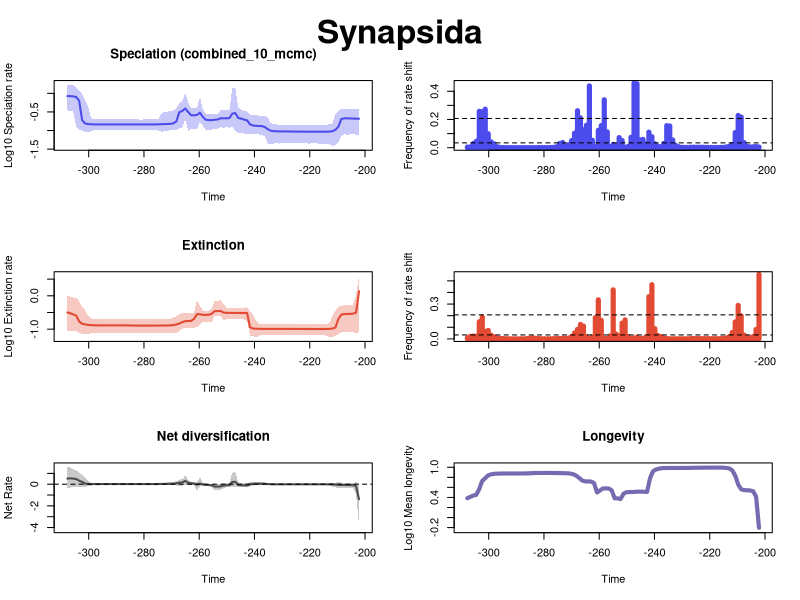

Here is the R script that generated this plot:


pdf(file='C:/Users/SimoesLabAdmin/Documents/BDNN_Arielli/synapsida/pyrate_mcmc_logs/Log_RTT_plots.pdf',width=10, height=15)
par(mfrow=c(3,2), oma=c(0,0,2,0))
library(scales)

time=c(-202.15980177, -203.22606131000003,-204.29232085,-205.35858039,-206.42483993000002,-207.49109947,-208.55735901000003,-209.62361855,-210.68987809000004,-211.75613763,-212.82239717,-213.88865671000002,-214.95491625,-216.02117579000003,-217.08743533,-218.15369487000004,-219.21995441,-220.28621395,-221.35247349000002,-222.41873303,-223.48499257000003,-224.55125211,-225.61751165000004,-226.68377119000002,-227.75003073,-228.81629027000002,-229.88254981,-230.94880935000003,-232.01506889,-233.08132842999999,-234.14758797000002,-235.21384751,-236.28010705000003,-237.34636659,-238.41262613000004,-239.47888567,-240.54514521,-241.61140475000002,-242.67766429,-243.74392383000003,-244.81018337,-245.87644291000004,-246.94270245,-248.00896199,-249.07522153000002,-250.14148107,-251.20774061000003,-252.27400015,-253.34025969000004,-254.40651923000001,-255.47277877,-256.53903831,-257.60529785,-258.67155739000003,-259.73781693,-260.80407647,-261.87033601,-262.93659555,-264.00285509,-265.06911463,-266.13537417000003,-267.20163371,-268.26789325,-269.33415279,-270.40041233,-271.46667186999997,-272.53293141,-273.59919095000004,-274.66545049,-275.73171003,-276.79796957,-277.86422911,-278.93048865,-279.99674819,-281.06300773000004,-282.12926727,-283.19552681,-284.26178635,-285.32804589,-286.39430543,-287.46056497,-288.52682451000004,-289.59308405,-290.65934359,-291.72560313,-292.79186267,-293.85812221,-294.92438175,-295.99064129000004,-297.05690083,-298.12316037,-299.18941991,-300.25567945,-301.32193899,-302.38819853,-303.45445807000004,-304.52071761,-305.58697715,-306.65323669,-307.71949623)
rate=c(0.20822441559560245, 0.20794884723918333,0.21043817768754605,0.2119747725652627,0.21299936262242727,0.2132298442677995,0.20442402204162635,0.1271323669724832,0.10497321886138578,0.09605888183554884,0.09413482212510854,0.09344832041402634,0.09311239105946303,0.09302328766800749,0.09298587387152468,0.09300968811410232,0.09302091416486222,0.09309623597598732,0.09321566789360533,0.09334461299643511,0.09355492612320343,0.09375499136241822,0.09400846715341654,0.0943002046814388,0.09460226002812139,0.09471594311757343,0.0948100490682803,0.09496293536436173,0.09535243463288892,0.09631167124353968,0.0992047317627894,0.10881881069855559,0.12453156594280505,0.13161983957816162,0.13268605068383615,0.13388912825777777,0.13659523176435137,0.1468171365872526,0.18852880102629893,0.19618527320519352,0.20998210597746705,0.21763467026342348,0.29392579919740625,0.2862008953141919,0.21598636775076557,0.21369366027272796,0.21335833004618815,0.21282089179144026,0.19846268358623187,0.19494311800529496,0.19050180703004876,0.19058056836706663,0.19457858240206233,0.23150289450390493,0.30217054022738793,0.2626101989525242,0.25688343289623516,0.25845645576655485,0.3149331918053042,0.3924244355169111,0.3350396139109851,0.3115232011752863,0.1766070417902445,0.1561822735334894,0.15188026143705413,0.14967084176722895,0.14912624425674134,0.1485566465231813,0.14691278837037303,0.1462113223099859,0.14605557042325273,0.14597425262800007,0.14594275257895847,0.14592987940698865,0.14593708971935088,0.14598006441539413,0.14602707091400574,0.14604406846810386,0.1460375374325512,0.14603766034684185,0.14603561102616047,0.14603229700556214,0.14602791217694827,0.14602086893610833,0.1460076147251479,0.145990377487413,0.1459926814198269,0.14600949654956147,0.14604642031484316,0.14613665895679842,0.14644328666476603,0.14764786942403696,0.14924337643711233,0.15515554132896847,0.19177208037537014,0.6277015176299083,0.797083500529129,0.8249169564882464,0.8434821959839738,0.8444424658967868)
minHPD=c(0.07647106724071959, 0.07734142804423534,0.07942828986939562,0.07851966021047276,0.07809769160366754,0.07894676263026473,0.07274799504413572,0.048223503200615796,0.04049257426296967,0.03843835424369932,0.043297531482651336,0.04400217904443545,0.04394932070375,0.04467954446595121,0.04487904908841995,0.04514545711772151,0.04494700014326096,0.044807159323282435,0.04494700014326096,0.04494190654018587,0.044944757980208944,0.04553666781656226,0.04553666781656226,0.04486019594600744,0.045634049476286395,0.04538435927079513,0.045076464703735636,0.044798501892353564,0.04594020400781118,0.04487293195448113,0.042139381151221324,0.045628403251335756,0.06935921200752043,0.07631028731311111,0.07829939718829243,0.07891572188275385,0.078942017690489,0.08001408549409972,0.07903238209511816,0.0823954103680885,0.0886488083432593,0.08699415708545302,0.09774861254618802,0.12864142029923623,0.12042158152270561,0.12116530996282314,0.12041613034584629,0.12114978081850361,0.11190807292306057,0.11330774249538776,0.1064672759010882,0.1059390766809854,0.10047368366849263,0.13706416609727998,0.17131573266029895,0.1109549041443273,0.11147691475425714,0.1110357778242096,0.09657461988431283,0.21118074076295568,0.12066398077181711,0.11604891311368051,0.10367159804679568,0.10367805446336585,0.10133961684066378,0.09870882468999663,0.09768882263759544,0.09149789724363169,0.09922198011791841,0.10193754414935778,0.10253927801407205,0.10134148356465882,0.10159578284086826,0.1017293953451874,0.10175165734803149,0.10209840634284183,0.10229972444710254,0.10238461838553488,0.10239904810739098,0.10238461838553488,0.10236084702839353,0.10233085713482162,0.10229866004749863,0.1022167887256646,0.10209840634284183,0.10193754414935778,0.10170573320929505,0.10261333054740479,0.10251443230185399,0.10175165734803149,0.10123408346474325,0.09561025229526475,0.08956179300333189,0.09146747530344959,0.09915866576649017,0.10570295592324201,0.12823489960591872,0.3292412171621953,0.3381219399298795,0.34718292261865946)
maxHPD=c(0.3794781254648623, 0.37704756310050314,0.3767657104407643,0.37674561170789117,0.3793966358580818,0.3845966992472076,0.3869129592897176,0.3441177436921464,0.2709755091894728,0.15635063349181852,0.1465852879757538,0.14377450393943952,0.14209620427361466,0.14232118813697142,0.14209620427361466,0.14212850997184873,0.14176637057618988,0.14137569107019435,0.14137569107019435,0.14133521727840082,0.14137569107019435,0.14210911253116265,0.14236950095355863,0.14209620427361466,0.14323802698710938,0.14323802698710938,0.14328852926286736,0.1434165556914538,0.14555342175142355,0.14772138764423112,0.16029901143417066,0.223432804219348,0.25195883947324965,0.2519937957995243,0.25368055134618944,0.25436862518819064,0.2551746381829326,0.2628928710076454,0.32349298652810043,0.3334433375455118,0.36645500452837854,0.41195658290679216,1.4077230700370897,1.3760613895301992,0.36629965190462094,0.3502952081871137,0.34814382825986484,0.3480195653983722,0.2795960438429259,0.2733813355619992,0.2713082039909146,0.2715207340711895,0.2805759415710198,0.36808159149227565,0.7965847973011608,0.4038464274235254,0.3963891927414213,0.39685915167833535,0.5933835217753222,1.023169980958854,0.6219933884227894,0.5442434933405396,0.3992069423224342,0.3447554021979023,0.33240123346001216,0.3227185796188987,0.3162701699427049,0.29006693828835073,0.20895086879119984,0.20096895593210123,0.1999934446290643,0.19821389464761777,0.19821389464761777,0.19821389464761777,0.19806201537328122,0.1982074338169283,0.1982074338169283,0.19821389464761777,0.19821389464761777,0.19822523958335844,0.19822523958335844,0.19821389464761777,0.19821389464761777,0.19821389464761777,0.1982074338169283,0.1982325006347331,0.19821389464761777,0.19938007625384815,0.1996292224585705,0.19993310529523256,0.20254665115140952,0.22041487521381647,0.4459590151606513,0.6802496417411483,0.9527086662209635,1.1650730874449897,1.460066805337282,1.7068072146686428,1.69840726738352,1.7136491836899814)
remove_na = !is.na(rate)
time = time[remove_na]
plot(time,time,type = 'n', ylim = c(-1.460992705689577, 0.2753146035728405), xlim = c(-308.252626,-201.626672), ylab = 'Log10 Speciation rate', xlab = 'Time',main='Speciation (combined_10_mcmc)' )
polygon(c(time, rev(time)), c(log10(maxHPD[remove_na]), rev(log10(minHPD[remove_na]))), col = alpha('#4c4cec',0.3), border = NA)
lines(time,log10(rate[remove_na]), col = '#4c4cec', lwd=2)
mtext("Synapsida", outer = TRUE, line = -1.5, cex = 2, font = 2)
mids=c(-202.16518691919194, -203.24221675757576,-204.3192465959596,-205.39627643434343,-206.47330627272729,-207.5503361111111,-208.62736594949496,-209.7043957878788,-210.78142562626263,-211.85845546464648,-212.9354853030303,-214.01251514141416,-215.08954497979798,-216.16657481818183,-217.24360465656565,-218.3206344949495,-219.39766433333335,-220.47469417171718,-221.55172401010103,-222.62875384848485,-223.7057836868687,-224.78281352525252,-225.85984336363637,-226.9368732020202,-228.01390304040405,-229.0909328787879,-230.16796271717172,-231.24499255555557,-232.3220223939394,-233.39905223232324,-234.4760820707071,-235.55311190909092,-236.63014174747474,-237.7071715858586,-238.78420142424244,-239.86123126262626,-240.9382611010101,-242.01529093939394,-243.0923207777778,-244.16935061616164,-245.24638045454546,-246.32341029292928,-247.40044013131313,-248.47746996969698,-249.5544998080808,-250.63152964646466,-251.70855948484848,-252.78558932323233,-253.86261916161618,-254.939649,-256.0166788383838,-257.0937086767677,-258.1707385151515,-259.2477683535354,-260.3247981919192,-261.401828030303,-262.4788578686869,-263.5558877070707,-264.6329175454546,-265.7099473838384,-266.7869772222222,-267.86400706060607,-268.9410368989899,-270.0180667373737,-271.09509657575757,-272.1721264141414,-273.24915625252527,-274.3261860909091,-275.40321592929297,-276.48024576767676,-277.5572756060606,-278.63430544444446,-279.71133528282826,-280.7883651212121,-281.86539495959596,-282.9424247979798,-284.01945463636366,-285.0964844747475,-286.1735143131313,-287.25054415151516,-288.327573989899,-289.4046038282828,-290.48163366666665,-291.5586635050505,-292.63569334343435,-293.7127231818182,-294.78975302020206,-295.86678285858585,-296.9438126969697,-298.02084253535355,-299.09787237373735,-300.1749022121212,-301.25193205050505,-302.3289618888889,-303.40599172727275,-304.4830215656566,-305.5600514040404,-306.63708124242424,-307.7141110808081)
counts=c(0.00497752808988764, 0.009269662921348315,0.00649438202247191,0.006078651685393259,0.009696629213483146,0.035764044943820225,0.21756179775280898,0.2286741573033708,0.10725842696629213,0.02295505617977528,0.010775280898876404,0.0054943820224719105,0.0029213483146067415,0.0024269662921348315,0.0019438202247191011,0.00149438202247191,0.0018764044943820224,0.0021797752808988763,0.002707865168539326,0.0034831460674157304,0.0033932584269662923,0.0036853932584269664,0.00401123595505618,0.0035393258426966293,0.002292134831460674,0.0024719101123595504,0.002752808988764045,0.006910112359550562,0.016876404494382023,0.05456179775280899,0.15403370786516854,0.1566067415730337,0.030235955056179774,0.007224719101123596,0.010449438202247191,0.02744943820224719,0.07806741573033708,0.11008988764044944,0.028707865168539327,0.059,0.05559550561797753,0.45310112359550564,0.4577752808988764,0.07373033707865169,0.0089438202247191,0.0039213483146067415,0.05056179775280899,0.07147191011235955,0.014202247191011236,0.023235955056179775,0.008269662921348314,0.1118876404494382,0.3395168539325843,0.15696629213483146,0.1231685393258427,0.00701123595505618,0.05256179775280899,0.43774157303370786,0.15886516853932584,0.12640449438202248,0.21130337078651684,0.2621348314606742,0.10273033707865169,0.05010112359550562,0.021067415730337078,0.011674157303370786,0.037168539325842694,0.029640449438202248,0.00698876404494382,0.003056179775280899,0.0017640449438202247,0.0010786516853932583,0.0008988764044943821,0.001292134831460674,0.0017640449438202247,0.0008988764044943821,0.000651685393258427,0.0007191011235955057,0.0006179775280898876,0.0008876404494382022,0.0007303370786516854,0.0009101123595505618,0.0008988764044943821,0.001056179775280899,0.0010674157303370787,0.0010112359550561798,0.0012808988764044945,0.003089887640449438,0.006853932584269663,0.027303370786516856,0.04086516853932584,0.09879775280898877,0.2728202247191011,0.25620224719101126,0.2578426966292135,0.04562921348314607,0.030101123595505618,0.005719101123595505,0.004438202247191011)
plot(mids,counts,type = 'h', xlim = c(-308.252626,-201.626672), ylim=c(0,0.4577752808988764), ylab = 'Frequency of rate shift', xlab = 'Time',lwd=5,col='#4c4cec')
bf2 = 0.03412682688815857
bf6 = 0.20702555632585987
abline(h=bf2, lty=2)
abline(h=bf6, lty=2)

time=c(-202.15980177, -203.22606131000003,-204.29232085,-205.35858039,-206.42483993000002,-207.49109947,-208.55735901000003,-209.62361855,-210.68987809000004,-211.75613763,-212.82239717,-213.88865671000002,-214.95491625,-216.02117579000003,-217.08743533,-218.15369487000004,-219.21995441,-220.28621395,-221.35247349000002,-222.41873303,-223.48499257000003,-224.55125211,-225.61751165000004,-226.68377119000002,-227.75003073,-228.81629027000002,-229.88254981,-230.94880935000003,-232.01506889,-233.08132842999999,-234.14758797000002,-235.21384751,-236.28010705000003,-237.34636659,-238.41262613000004,-239.47888567,-240.54514521,-241.61140475000002,-242.67766429,-243.74392383000003,-244.81018337,-245.87644291000004,-246.94270245,-248.00896199,-249.07522153000002,-250.14148107,-251.20774061000003,-252.27400015,-253.34025969000004,-254.40651923000001,-255.47277877,-256.53903831,-257.60529785,-258.67155739000003,-259.73781693,-260.80407647,-261.87033601,-262.93659555,-264.00285509,-265.06911463,-266.13537417000003,-267.20163371,-268.26789325,-269.33415279,-270.40041233,-271.46667186999997,-272.53293141,-273.59919095000004,-274.66545049,-275.73171003,-276.79796957,-277.86422911,-278.93048865,-279.99674819,-281.06300773000004,-282.12926727,-283.19552681,-284.26178635,-285.32804589,-286.39430543,-287.46056497,-288.52682451000004,-289.59308405,-290.65934359,-291.72560313,-292.79186267,-293.85812221,-294.92438175,-295.99064129000004,-297.05690083,-298.12316037,-299.18941991,-300.25567945,-301.32193899,-302.38819853,-303.45445807000004,-304.52071761,-305.58697715,-306.65323669,-307.71949623)
rate=c(1.3733602651484413, 0.31317570208381135,0.29227898891111015,0.28732186282753935,0.28603879398455045,0.2833609213829868,0.2752992071993966,0.2029692962213125,0.11245842728023328,0.1044722710052884,0.1021783053084249,0.10147489461056183,0.10120960001120002,0.10109249393924422,0.10106220088059417,0.10105780801991723,0.10108724034009343,0.10111873246531067,0.10119163700158991,0.10125244031015429,0.10131800409659562,0.10140388441446624,0.10155233145060141,0.10173232272701145,0.10186414999726426,0.10189209552970138,0.10189582208132235,0.10188861410056269,0.10189357088456787,0.10189599921409061,0.10190302521678973,0.1019152149372601,0.10193685471746473,0.10202929677226158,0.1024554236736142,0.10303123426875871,0.10440965202644978,0.11433832237607694,0.30601153751082183,0.30551094596819356,0.30518413434702263,0.30530552573158837,0.3061846901407234,0.3074591765963193,0.3076579323118175,0.30824221670511,0.3151548048678289,0.3523144676480925,0.3486036155048795,0.3476691605912351,0.29013693798840157,0.2701842383913504,0.2685093459092474,0.2682556833598118,0.28051159525388203,0.2825494867800186,0.20387353506072142,0.17694985403137117,0.17529038141337017,0.1740643864548261,0.16300835129085658,0.147596311029287,0.13810963174324178,0.13286075155589705,0.13000050139454222,0.12915910019047822,0.1288264308877717,0.12857299133306727,0.12826431686554635,0.12808521365790093,0.12798558286800688,0.12789903329785318,0.1278857567897811,0.1278857567897811,0.12792405174815996,0.1280504435945074,0.12823367717960368,0.1285928018417735,0.12925709285348114,0.1296574774516585,0.12980507777024797,0.12983328464699506,0.12984782011212295,0.12984578851604672,0.12985317045553016,0.12988103602643702,0.12992290893469288,0.13001246225147917,0.13015778317670318,0.13040697218840305,0.13092622818309035,0.13208741678193203,0.13428954294820872,0.13953686422945843,0.1449072446119038,0.17066686442516113,0.25319352122491545,0.2766663925441649,0.29960750060303915,0.3180233514740322)
minHPD=c(0.08348190308680896, 0.07418134442449709,0.08435717385455181,0.08290348427312284,0.08435717385455181,0.08424498806653555,0.08237222582971511,0.07160426208082275,0.06333759320716403,0.056753445216706354,0.05753424662583165,0.06338366431841279,0.06510385346659354,0.06514784094174905,0.06517028043907008,0.065175943660362,0.06510110720956809,0.06538734521238072,0.06516603168919358,0.06538734521238072,0.06734119586520412,0.06775386137193883,0.06747258422425419,0.06781145954411807,0.06780421195462585,0.06774509795910805,0.06771447795240376,0.0677549651107355,0.06777089937588204,0.06781091375094567,0.06775386137193883,0.06772528748593573,0.06777492084156415,0.06702361689027718,0.06328410753289487,0.05676499057102368,0.06153874131501344,0.06518718786189116,0.17379380010964263,0.19574548850587145,0.19701107294928213,0.19633526022869535,0.1969930754458109,0.20034528448319178,0.19994484249802258,0.19583465435043124,0.18831931972889063,0.2488748274698861,0.2488748274698861,0.24904000559393136,0.1600491631692837,0.1670787791418098,0.16710931710211208,0.1674306327621449,0.13713695990095692,0.115661355435052,0.11059407406163722,0.1087129745214534,0.10850846591200938,0.1087129745214534,0.10316358013955843,0.08588077973946023,0.07691593796860781,0.07615756395106608,0.07414330989974992,0.07616995630519385,0.07614856198168524,0.0758013124756407,0.07615756395106608,0.07617054988573527,0.07569118984518579,0.07608995649233559,0.07616735136221806,0.07615524190779326,0.0758013124756407,0.07616735136221806,0.07690732871680642,0.07760927701112003,0.07845921525849751,0.07848700884614765,0.07862790844665803,0.07862790844665803,0.07862790844665803,0.0785199913341012,0.07850586130324616,0.07851807586902577,0.07838087112116413,0.07848539144050923,0.07804637217511204,0.07802226192161298,0.07851807586902577,0.07559940189269528,0.06945772960414688,0.07005667648191868,0.07259447150226625,0.0764984351621113,0.0865772103615584,0.08742231109698581,0.0869675041693303,0.08648396848453296)
maxHPD=c(4.014939362623382, 1.070621804044901,0.5464175659045217,0.5217370195477166,0.5191130138868459,0.5153197133408786,0.5065958171778698,0.46362751461062507,0.358819468747229,0.2549968161455283,0.1551126673899751,0.14485700916304978,0.14268765506746675,0.14119182683496756,0.1404809046942099,0.13994420635843569,0.1392968251667154,0.1392650078526743,0.13858825123743454,0.1384000858090142,0.13994245573842035,0.13998011703147709,0.13930356929760904,0.13945055535812065,0.1394519972274317,0.1394519972274317,0.13950610782218492,0.1396037337183584,0.13976965178861775,0.13998011703147709,0.14012178468546616,0.14048430484461963,0.14128837833132848,0.1424623770908766,0.14754957052471376,0.1811341575827861,0.27414443206782624,0.3382642957585694,0.45644163327688647,0.4413023386481748,0.43897750096351223,0.4366988013089301,0.4334238478396631,0.439200899862422,0.4412217933899372,0.44540157791131724,0.5658324989878132,0.7390666142116735,0.7099423537253728,0.7100154099123934,0.4174570970229181,0.35684850630614023,0.35575451733370156,0.3561206155928265,0.5044751319548264,0.7529206445306491,0.31740034574229237,0.30456788443274885,0.3039868570575799,0.30456575833817506,0.3016828592931036,0.286633294416808,0.24479285521218996,0.22509991369541085,0.20807090347523902,0.20565158842933873,0.2040606280068994,0.20241607736179532,0.20104513293055326,0.20020652717252171,0.19892690654453934,0.1987598272151543,0.19854459898202087,0.19837737776544173,0.19781316566315735,0.19766095146370447,0.19785901838116352,0.19785901838116352,0.19785520796007153,0.19768141415207505,0.19781316566315735,0.19780991277760296,0.19780991277760296,0.1977324938126152,0.19775206640860246,0.19781316566315735,0.19785520796007153,0.19833477490640944,0.19863737121207187,0.20009073922734258,0.2037802587921346,0.210274288658649,0.2508862138271963,0.38277024473137355,0.46510380574171506,0.6913422535900586,0.8612469701781429,0.8820722513756412,0.9397511175150899,1.0102617419079187)
remove_na = !is.na(rate)
time = time[remove_na]
plot(time,time,type = 'n', ylim = c(-1.2917652600578224, 0.6450716757002162), xlim = c(-308.252626,-201.626672), ylab = 'Log10 Extinction rate', xlab = 'Time',main='Extinction' )
polygon(c(time, rev(time)), c(log10(maxHPD[remove_na]), rev(log10(minHPD[remove_na]))), col = alpha('#e34a33',0.3), border = NA)
lines(time,log10(rate[remove_na]), col = '#e34a33', lwd=2)
mids=c(-202.16518691919194, -203.24221675757576,-204.3192465959596,-205.39627643434343,-206.47330627272729,-207.5503361111111,-208.62736594949496,-209.7043957878788,-210.78142562626263,-211.85845546464648,-212.9354853030303,-214.01251514141416,-215.08954497979798,-216.16657481818183,-217.24360465656565,-218.3206344949495,-219.39766433333335,-220.47469417171718,-221.55172401010103,-222.62875384848485,-223.7057836868687,-224.78281352525252,-225.85984336363637,-226.9368732020202,-228.01390304040405,-229.0909328787879,-230.16796271717172,-231.24499255555557,-232.3220223939394,-233.39905223232324,-234.4760820707071,-235.55311190909092,-236.63014174747474,-237.7071715858586,-238.78420142424244,-239.86123126262626,-240.9382611010101,-242.01529093939394,-243.0923207777778,-244.16935061616164,-245.24638045454546,-246.32341029292928,-247.40044013131313,-248.47746996969698,-249.5544998080808,-250.63152964646466,-251.70855948484848,-252.78558932323233,-253.86261916161618,-254.939649,-256.0166788383838,-257.0937086767677,-258.1707385151515,-259.2477683535354,-260.3247981919192,-261.401828030303,-262.4788578686869,-263.5558877070707,-264.6329175454546,-265.7099473838384,-266.7869772222222,-267.86400706060607,-268.9410368989899,-270.0180667373737,-271.09509657575757,-272.1721264141414,-273.24915625252527,-274.3261860909091,-275.40321592929297,-276.48024576767676,-277.5572756060606,-278.63430544444446,-279.71133528282826,-280.7883651212121,-281.86539495959596,-282.9424247979798,-284.01945463636366,-285.0964844747475,-286.1735143131313,-287.25054415151516,-288.327573989899,-289.4046038282828,-290.48163366666665,-291.5586635050505,-292.63569334343435,-293.7127231818182,-294.78975302020206,-295.86678285858585,-296.9438126969697,-298.02084253535355,-299.09787237373735,-300.1749022121212,-301.25193205050505,-302.3289618888889,-303.40599172727275,-304.4830215656566,-305.5600514040404,-306.63708124242424,-307.7141110808081)
counts=c(0.5563595505617978, 0.08159550561797753,0.019898876404494382,0.007797752808988764,0.01250561797752809,0.03295505617977528,0.19857303370786517,0.2884157303370786,0.1458988764044944,0.05551685393258427,0.01849438202247191,0.008460674157303371,0.004247191011235955,0.002640449438202247,0.0022134831460674156,0.002292134831460674,0.001966292134831461,0.0026741573033707863,0.0025280898876404493,0.0026292134831460675,0.003146067415730337,0.003786516853932584,0.0047640449438202245,0.003292134831460674,0.0011910112359550561,0.0014269662921348315,0.001303370786516854,0.0010898876404494382,0.0011123595505617978,0.001247191011235955,0.001898876404494382,0.0029775280898876404,0.008404494382022471,0.02035955056179775,0.0291123595505618,0.08769662921348315,0.4670337078651685,0.3637303370786517,0.01746067415730337,0.004179775280898876,0.0043370786516853934,0.014606741573033709,0.007719101123595505,0.005213483146067416,0.02038202247191011,0.1639887640449438,0.13637078651685394,0.027853932584269662,0.041314606741573036,0.4226292134831461,0.026337078651685393,0.004573033707865168,0.0037415730337078653,0.15947191011235956,0.33646067415730335,0.1832696629213483,0.017089887640449438,0.004595505617977528,0.02004494382022472,0.11041573033707865,0.12447191011235956,0.082,0.05056179775280899,0.02048314606741573,0.0073258426966292135,0.004730337078651685,0.006584269662921348,0.0043370786516853934,0.002842696629213483,0.0025393258426966293,0.0016741573033707865,0.0011123595505617978,0.001,0.002112359550561798,0.003258426966292135,0.004943820224719101,0.009797752808988765,0.0064831460674157305,0.003853932584269663,0.0011797752808988763,0.001247191011235955,0.001101123595505618,0.0008089887640449438,0.0012359550561797752,0.0013370786516853932,0.0020674157303370785,0.002730337078651685,0.004808988764044944,0.008707865168539325,0.01749438202247191,0.03204494382022472,0.07310112359550562,0.06498876404494382,0.18792134831460675,0.14759550561797752,0.024112359550561797,0.02407865168539326,0.022932584269662923,0.009584269662921347)
plot(mids,counts,type = 'h', xlim = c(-308.252626,-201.626672), ylim=c(0,0.5563595505617978), ylab = 'Frequency of rate shift', xlab = 'Time',lwd=5,col='#e34a33')
abline(h=bf2, lty=2)
abline(h=bf6, lty=2)
#Net Diversification Rate
time=c(-202.15980177, -203.22606131000003,-204.29232085,-205.35858039,-206.42483993000002,-207.49109947,-208.55735901000003,-209.62361855,-210.68987809000004,-211.75613763,-212.82239717,-213.88865671000002,-214.95491625,-216.02117579000003,-217.08743533,-218.15369487000004,-219.21995441,-220.28621395,-221.35247349000002,-222.41873303,-223.48499257000003,-224.55125211,-225.61751165000004,-226.68377119000002,-227.75003073,-228.81629027000002,-229.88254981,-230.94880935000003,-232.01506889,-233.08132842999999,-234.14758797000002,-235.21384751,-236.28010705000003,-237.34636659,-238.41262613000004,-239.47888567,-240.54514521,-241.61140475000002,-242.67766429,-243.74392383000003,-244.81018337,-245.87644291000004,-246.94270245,-248.00896199,-249.07522153000002,-250.14148107,-251.20774061000003,-252.27400015,-253.34025969000004,-254.40651923000001,-255.47277877,-256.53903831,-257.60529785,-258.67155739000003,-259.73781693,-260.80407647,-261.87033601,-262.93659555,-264.00285509,-265.06911463,-266.13537417000003,-267.20163371,-268.26789325,-269.33415279,-270.40041233,-271.46667186999997,-272.53293141,-273.59919095000004,-274.66545049,-275.73171003,-276.79796957,-277.86422911,-278.93048865,-279.99674819,-281.06300773000004,-282.12926727,-283.19552681,-284.26178635,-285.32804589,-286.39430543,-287.46056497,-288.52682451000004,-289.59308405,-290.65934359,-291.72560313,-292.79186267,-293.85812221,-294.92438175,-295.99064129000004,-297.05690083,-298.12316037,-299.18941991,-300.25567945,-301.32193899,-302.38819853,-303.45445807000004,-304.52071761,-305.58697715,-306.65323669,-307.71949623)
net_rate=c(-1.388320620345621, -0.1742325474649994,-0.08843349995708852,-0.07679931993993869,-0.07343249358256904,-0.06914686168298917,-0.0659280922075148,-0.05836008185006215,-0.032053009909648614,-0.01812978205241605,-0.011396632606823913,-0.009685636549325432,-0.009102651283220511,-0.008821608700497955,-0.008748066098325697,-0.008733347748443095,-0.008793542231872658,-0.008789256638968922,-0.008838353849271976,-0.008869196413128144,-0.008775958718305787,-0.00875448675342776,-0.008784996903909346,-0.00886143364344881,-0.008908284815613652,-0.0088378318933798,-0.008730818535796728,-0.008588869904438419,-0.008253641125040179,-0.007101159834508494,-0.0028545194877376365,0.01355494330347943,0.03946891764806921,0.047226975886493064,0.04542670889444,0.0425635728624341,0.035316026074443535,-0.0015597463982900545,-0.11987331552475675,-0.11155516745710099,-0.09549871380078487,-0.08028399700574744,0.22103980707470416,0.21330483286926719,-0.08691735415310588,-0.09358376610322541,-0.11671705796437161,-0.21002248858723976,-0.21691473375646766,-0.21969656778897764,-0.09847048641298373,-0.07477094842744163,-0.06948263153696732,-0.01980675309597872,0.055366719171528724,-0.04397788441512196,0.058381442048065696,0.07421125992724963,0.13620265271339638,0.30621545772360215,0.16571528475307157,0.13885746867538623,0.07686837676436953,0.044919775265077524,0.03766111097921861,0.03231003952274606,0.0306841946388174,0.028458110254110033,0.021673222407087057,0.01881267338401157,0.01849715870383174,0.018420261196375288,0.018354816595208216,0.018327475751721344,0.018300445135057675,0.018220241503117383,0.01806130436208438,0.01748441570464351,0.016363802584874753,0.01571835107531839,0.015495988448083605,0.015453283181310116,0.015426264805320588,0.015417977774485872,0.015375237224612514,0.01529527839751468,0.01521239519380127,0.01511052649227484,0.014927481199998888,0.014913611085847977,0.015381759995423934,0.021715767544605698,0.029970898340701,0.0650539859932292,0.21179296532688663,0.3225757849478962,0.4785549238946002,0.5194497325023503,0.5426075528698715,0.5193656456431456)
net_minHPD=c(-3.8515200918017922, -0.8915957405631061,-0.37754265241300505,-0.34241177357425845,-0.33847479142216946,-0.34058913956859593,-0.3434286846623875,-0.35902132831520034,-0.2898309463950841,-0.21134608900227542,-0.07529054454501069,-0.06382043394031109,-0.060839050235376974,-0.05974988389672961,-0.05929510837672573,-0.05856500764152125,-0.058562452705076415,-0.05863843991287647,-0.05749455128174008,-0.05831462340371406,-0.057661021400324246,-0.05792035249209103,-0.05723948231863241,-0.05749455128174008,-0.05748940644080119,-0.05748940644080119,-0.05843076483450296,-0.05831462340371406,-0.059713064954705616,-0.06042656805617598,-0.06656368217601258,-0.059347844837339604,-0.04464333757765246,-0.03954296938157306,-0.044083382740765356,-0.05788615335343526,-0.1471733597418827,-0.20872594845769876,-0.28189229427929197,-0.26880311584864347,-0.2682656680944005,-0.2816841935903804,-0.26580040845354624,-0.2552608727433272,-0.2862514574348247,-0.2856564969555109,-0.35971195667340927,-0.5268634759155268,-0.5349853790977399,-0.5420514481956638,-0.25178545602252467,-0.1784335154326482,-0.17340955805855734,-0.15793821722179643,-0.18310177188250165,-0.6149530949082597,-0.09140575180321225,-0.07762829435423999,-0.08935153207616578,0.004804208249318875,-0.1587132695642204,-0.13191716505209072,-0.11450910062262525,-0.08526397788787156,-0.04865446419792527,-0.04450939415346189,-0.04890060959606943,-0.05190099297552414,-0.05722403784232119,-0.05293690269979004,-0.05229559463677541,-0.052299077773861474,-0.052014522893030296,-0.052299077773861474,-0.050080890547342605,-0.05063505767156137,-0.04962336579412677,-0.050706041734161114,-0.052299077773861474,-0.05299382354120208,-0.05299382354120208,-0.0531116814197303,-0.053193577201820136,-0.05321530907291766,-0.053017355772551844,-0.05301872258629961,-0.05417134432001908,-0.055017849281908726,-0.057089174103106044,-0.05806074230498079,-0.06571925497649919,-0.13633892372809295,-0.18586031331442215,-0.27203264666275706,-0.2568254675088121,-0.293375886039136,-0.25594040479028424,-0.267322418464492,-0.3159803777765853,-0.3912613044208799)
net_maxHPD=c(0.12735331968851366, 0.17995870182735368,0.13959294617423693,0.13630584621326444,0.13960013944031596,0.1436911301916031,0.1567906258736779,0.19230296757274648,0.14950634471404298,0.08198388439071723,0.06797794615207409,0.04999979097839645,0.04632897649731335,0.04487183241881487,0.04392408763140909,0.04379778579568761,0.043205874447672835,0.042645599792211344,0.043212873252891484,0.04205445517945677,0.042634998459604584,0.04232310029819021,0.0431328749829817,0.04317715040963577,0.04353046001683546,0.043833512136732034,0.04324689817468533,0.04376502712328237,0.04393831695535305,0.048322795079494746,0.066125074125271,0.13373184258646137,0.16273904589943022,0.16862890143684273,0.17387479179569404,0.1877139025525939,0.17939174326488316,0.1795762634095275,0.08074866944797354,0.07917364076980032,0.12418781799661821,0.17335806858361735,1.1128650200778454,1.08021231241412,0.12962983697485558,0.11661859865094851,0.11238559008110613,-0.0007512483096840938,-0.017573090924428436,-0.015184926810279442,0.0519136384877229,0.038491750711224265,0.048485220842671095,0.1559170852396919,0.6546380203298958,0.2035235416146741,0.20046607440371464,0.2088287787274613,0.4259746500923596,0.8378260055823703,0.4587843458639941,0.42166418736368777,0.2908555371743273,0.21081311990433874,0.1844974846920412,0.16002227583094641,0.14715774182357683,0.1370880121229673,0.09879989161063484,0.08849543502155244,0.08561992893699567,0.08420917574548845,0.08384040153009123,0.0832249231058292,0.08507201715122947,0.0837275035434861,0.08384040153009123,0.08190342398542937,0.07910869141564746,0.0779683878719318,0.0779683878719318,0.0779683878719318,0.07796673757862624,0.07796673757862624,0.07831469564220814,0.07864003986115987,0.07796350630116407,0.07796673757862624,0.07754104614480363,0.08076041754496352,0.0845072755978088,0.10484235120803392,0.37194144317225386,0.5980945158453106,0.8822949703360218,1.0680184261426549,1.2808370577954908,1.3809107274919212,1.5378135385845826,1.571203990302602)
remove_na = !is.na(net_rate)
time = time[remove_na]
plot(time,time,type = 'n', ylim = c(-4.236672100981972, 1.7283243893328624), xlim = c(-308.252626,-201.626672), ylab = 'Net Rate', xlab = 'Time',lwd=2, main='Net diversification', col= '#504A4B' )
polygon(c(time, rev(time)), c(net_maxHPD[remove_na], rev(net_minHPD[remove_na])), col = alpha('#504A4B',0.3), border = NA)
lines(time,net_rate[remove_na], col = '#504A4B', lwd=2)
abline(h=0,lty=2)


time=c(-202.15980177, -203.22606131000003,-204.29232085,-205.35858039,-206.42483993000002,-207.49109947,-208.55735901000003,-209.62361855,-210.68987809000004,-211.75613763,-212.82239717,-213.88865671000002,-214.95491625,-216.02117579000003,-217.08743533,-218.15369487000004,-219.21995441,-220.28621395,-221.35247349000002,-222.41873303,-223.48499257000003,-224.55125211,-225.61751165000004,-226.68377119000002,-227.75003073,-228.81629027000002,-229.88254981,-230.94880935000003,-232.01506889,-233.08132842999999,-234.14758797000002,-235.21384751,-236.28010705000003,-237.34636659,-238.41262613000004,-239.47888567,-240.54514521,-241.61140475000002,-242.67766429,-243.74392383000003,-244.81018337,-245.87644291000004,-246.94270245,-248.00896199,-249.07522153000002,-250.14148107,-251.20774061000003,-252.27400015,-253.34025969000004,-254.40651923000001,-255.47277877,-256.53903831,-257.60529785,-258.67155739000003,-259.73781693,-260.80407647,-261.87033601,-262.93659555,-264.00285509,-265.06911463,-266.13537417000003,-267.20163371,-268.26789325,-269.33415279,-270.40041233,-271.46667186999997,-272.53293141,-273.59919095000004,-274.66545049,-275.73171003,-276.79796957,-277.86422911,-278.93048865,-279.99674819,-281.06300773000004,-282.12926727,-283.19552681,-284.26178635,-285.32804589,-286.39430543,-287.46056497,-288.52682451000004,-289.59308405,-290.65934359,-291.72560313,-292.79186267,-293.85812221,-294.92438175,-295.99064129000004,-297.05690083,-298.12316037,-299.18941991,-300.25567945,-301.32193899,-302.38819853,-303.45445807000004,-304.52071761,-305.58697715,-306.65323669,-307.71949623)
rate=c(0.6255682492005458, 2.6110261106604047,3.33924509003601,3.4560654728035827,3.4805446028447795,3.5190269549398936,3.623539874594157,4.439770432267821,6.626676934406815,8.590172461986276,9.434590024185937,9.699836771001856,9.800071028478975,9.839778851198268,9.852272484138776,9.854310867371495,9.847842469402218,9.842184808281477,9.82894316912319,9.816149415878847,9.80156482864005,9.78418572872367,9.75934988818696,9.726527609904494,9.696328185782628,9.691940594475772,9.693094387008758,9.693179248051019,9.689365202644376,9.686079398459434,9.682422872723405,9.672059442406562,9.652006108688237,9.593139457632239,9.35941775976341,9.036056117189114,8.315335276978095,6.054469244995401,3.2300366733476626,3.262574282141183,3.2735757582950966,3.2698421509274302,3.2482665283552965,3.2172234784962876,3.2123553123882074,3.19540381152546,2.979312595560564,2.3350430009254968,2.4073169976287456,2.4137273179504484,3.4699353221177316,3.780257552324516,3.7950236514765963,3.7970459880215266,3.446816521556812,3.1521791787688027,4.839630195678469,5.207041645604588,5.227336187937825,5.2373128154548745,5.447534161792405,6.104339708156443,6.785317208543086,7.231602409511329,7.499141304408251,7.58077660498038,7.611601464176502,7.638833785510277,7.67151499007855,7.68840235830872,7.700588064101052,7.70983091205625,7.711210231077514,7.710937638607872,7.70857927426725,7.69787734804067,7.681735449946832,7.646419480786933,7.581870062973003,7.544690064945205,7.532373908643517,7.530539528411565,7.529278410993708,7.530177191703235,7.5294401006914775,7.527059003390743,7.523126485777389,7.514623261218824,7.497871199372675,7.4677699938943976,7.396037235382655,7.228605979591562,6.8610062805831316,6.007912168396867,5.3136805983996265,3.659284506114882,2.82702558421529,2.738091587380462,2.5818220046420755,2.424258545191982)
minHPD=c(0.6255682492005458, 2.6110261106604047,3.33924509003601,3.4560654728035827,3.4805446028447795,3.5190269549398936,3.623539874594157,4.439770432267821,6.626676934406815,8.590172461986276,9.434590024185937,9.699836771001856,9.800071028478975,9.839778851198268,9.852272484138776,9.854310867371495,9.847842469402218,9.842184808281477,9.82894316912319,9.816149415878847,9.80156482864005,9.78418572872367,9.75934988818696,9.726527609904494,9.696328185782628,9.691940594475772,9.693094387008758,9.693179248051019,9.689365202644376,9.686079398459434,9.682422872723405,9.672059442406562,9.652006108688237,9.593139457632239,9.35941775976341,9.036056117189114,8.315335276978095,6.054469244995401,3.2300366733476626,3.262574282141183,3.2735757582950966,3.2698421509274302,3.2482665283552965,3.2172234784962876,3.2123553123882074,3.19540381152546,2.979312595560564,2.3350430009254968,2.4073169976287456,2.4137273179504484,3.4699353221177316,3.780257552324516,3.7950236514765963,3.7970459880215266,3.446816521556812,3.1521791787688027,4.839630195678469,5.207041645604588,5.227336187937825,5.2373128154548745,5.447534161792405,6.104339708156443,6.785317208543086,7.231602409511329,7.499141304408251,7.58077660498038,7.611601464176502,7.638833785510277,7.67151499007855,7.68840235830872,7.700588064101052,7.70983091205625,7.711210231077514,7.710937638607872,7.70857927426725,7.69787734804067,7.681735449946832,7.646419480786933,7.581870062973003,7.544690064945205,7.532373908643517,7.530539528411565,7.529278410993708,7.530177191703235,7.5294401006914775,7.527059003390743,7.523126485777389,7.514623261218824,7.497871199372675,7.4677699938943976,7.396037235382655,7.228605979591562,6.8610062805831316,6.007912168396867,5.3136805983996265,3.659284506114882,2.82702558421529,2.738091587380462,2.5818220046420755,2.424258545191982)
maxHPD=c(0.6255682492005458, 2.6110261106604047,3.33924509003601,3.4560654728035827,3.4805446028447795,3.5190269549398936,3.623539874594157,4.439770432267821,6.626676934406815,8.590172461986276,9.434590024185937,9.699836771001856,9.800071028478975,9.839778851198268,9.852272484138776,9.854310867371495,9.847842469402218,9.842184808281477,9.82894316912319,9.816149415878847,9.80156482864005,9.78418572872367,9.75934988818696,9.726527609904494,9.696328185782628,9.691940594475772,9.693094387008758,9.693179248051019,9.689365202644376,9.686079398459434,9.682422872723405,9.672059442406562,9.652006108688237,9.593139457632239,9.35941775976341,9.036056117189114,8.315335276978095,6.054469244995401,3.2300366733476626,3.262574282141183,3.2735757582950966,3.2698421509274302,3.2482665283552965,3.2172234784962876,3.2123553123882074,3.19540381152546,2.979312595560564,2.3350430009254968,2.4073169976287456,2.4137273179504484,3.4699353221177316,3.780257552324516,3.7950236514765963,3.7970459880215266,3.446816521556812,3.1521791787688027,4.839630195678469,5.207041645604588,5.227336187937825,5.2373128154548745,5.447534161792405,6.104339708156443,6.785317208543086,7.231602409511329,7.499141304408251,7.58077660498038,7.611601464176502,7.638833785510277,7.67151499007855,7.68840235830872,7.700588064101052,7.70983091205625,7.711210231077514,7.710937638607872,7.70857927426725,7.69787734804067,7.681735449946832,7.646419480786933,7.581870062973003,7.544690064945205,7.532373908643517,7.530539528411565,7.529278410993708,7.530177191703235,7.5294401006914775,7.527059003390743,7.523126485777389,7.514623261218824,7.497871199372675,7.4677699938943976,7.396037235382655,7.228605979591562,6.8610062805831316,6.007912168396867,5.3136805983996265,3.659284506114882,2.82702558421529,2.738091587380462,2.5818220046420755,2.424258545191982)
remove_na = !is.na(rate)
time = time[remove_na]
plot(time,time,type = 'n', ylim = c(-0.24948279262354037, 1.0350189437115378), xlim = c(-308.252626,-201.626672), ylab = 'Log10 Mean longevity', xlab = 'Time',main='Longevity' )
polygon(c(time, rev(time)), c(log10(maxHPD[remove_na]), rev(log10(minHPD[remove_na]))), col = alpha('#756bb1',0.3), border = NA)
lines(time,log10(rate[remove_na]), col = '#756bb1', lwd=4)

n <- dev.off()
